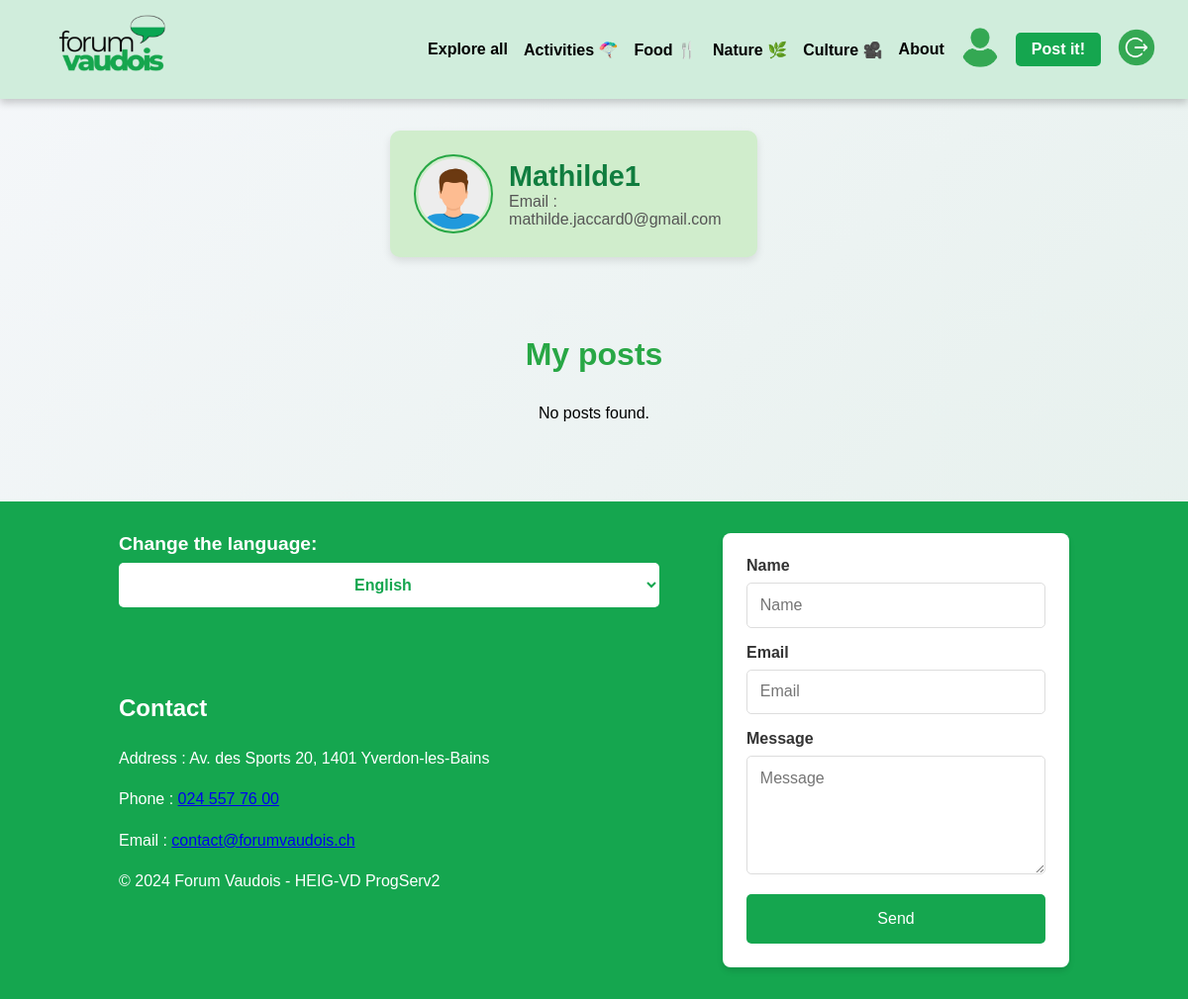
Page /pages/profil.php (signed in) on the earlier database version.
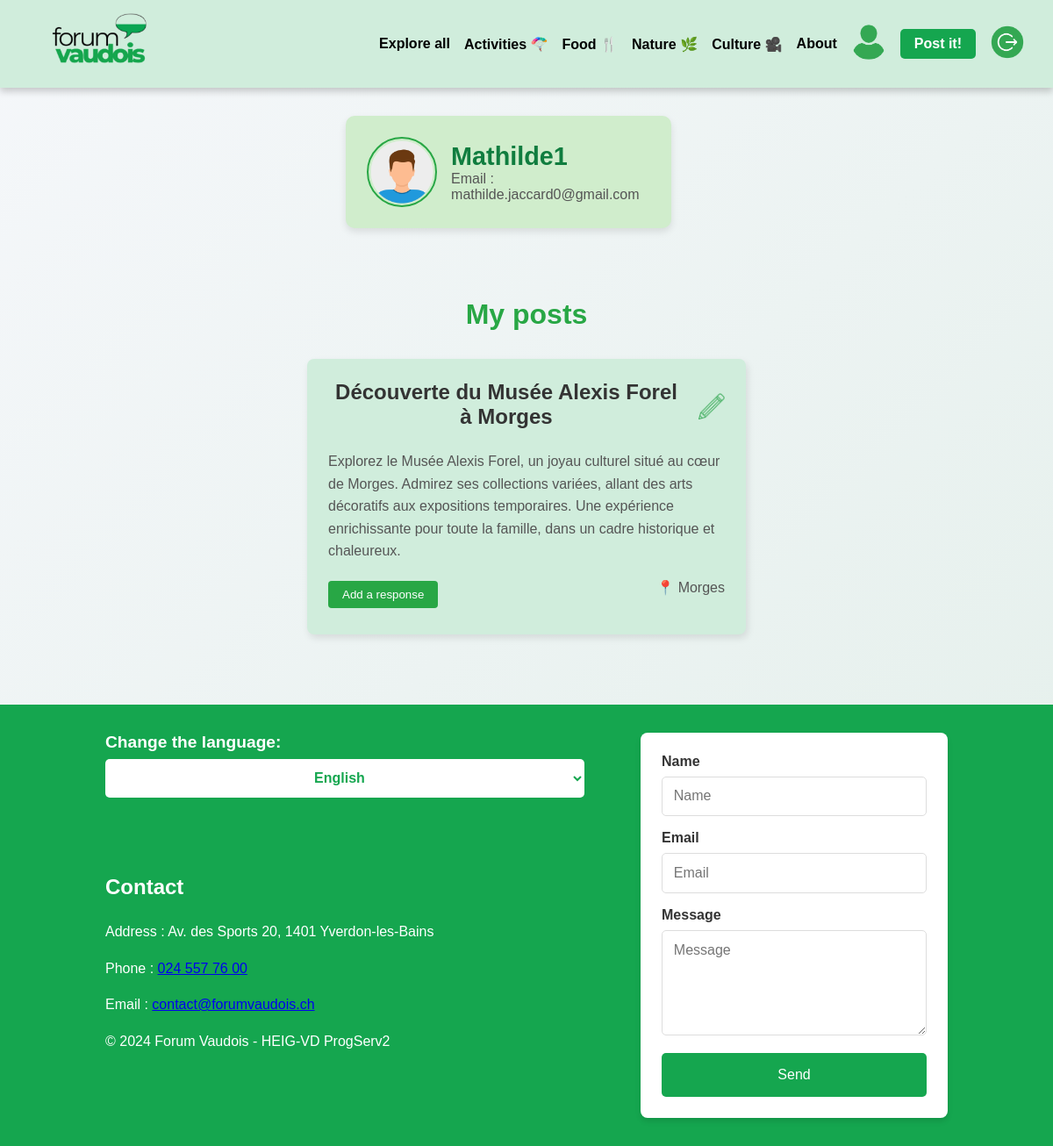
Same page on the later database version.
### tables this page shows
CREATE TABLE User (
    id INTEGER PRIMARY KEY AUTOINCREMENT,
    username TEXT NOT NULL UNIQUE,
    email TEXT NOT NULL UNIQUE,
    password TEXT NOT NULL,
    created_at DATETIME DEFAULT CURRENT_TIMESTAMP,
    token TEXT,
    isBlocked BOOLEAN DEFAULT 0,
    isVerified BOOLEAN DEFAULT 0
);

CREATE TABLE Post (
    id INTEGER PRIMARY KEY AUTOINCREMENT,
    id_user INTEGER NOT NULL,
    id_city INTEGER NOT NULL,
    id_category INTEGER NOT NULL,
    title TEXT NOT NULL,
    text TEXT NOT NULL,
    budget REAL,
    address TEXT,
    created_at DATETIME DEFAULT CURRENT_TIMESTAMP,
    last_update DATETIME DEFAULT CURRENT_TIMESTAMP,
    FOREIGN KEY (id_user) REFERENCES User(id) ON DELETE CASCADE,
    FOREIGN KEY (id_city) REFERENCES City(id),
    FOREIGN KEY (id_category) REFERENCES Category(id)
);

### src/CRUDManager/DbManagerCRUD.php (called while the page is built, shortened)
<?php
class DbManagerCRUD implements I_ApiCRUD
{
    private $db;
    public function __construct()
    {
        $config = parse_ini_file(__DIR__ . '/../../config/db.ini');
        $basePath = dirname(__DIR__, 2);
        $dsn = str_replace('%BASE_PATH%', $basePath, $config['dsn']);
        $username = $config['username'];
        $password = $config['password'];
        $this->db = new \PDO($dsn, $username, $password);
    }
    public function getUserById(int $id): ?User
    {
        $sql = "SELECT * FROM user WHERE id = :id";
        $stmt = $this->db->prepare($sql);
        $stmt->bindParam('id', $id, \PDO::PARAM_STR);
        $stmt->execute();
        $userData = $stmt->fetchAll(\PDO::FETCH_ASSOC);
        $user = null;
        if ($userData) {
            $user = new User(
                $userData[0]["username"],
                $userData[0]["email"],
                $userData[0]["password"],
                $userData[0]["token"],
                $userData[0]["id"],
                $userData[0]["isBlocked"],
                $userData[0]["isVerified"]
            );
        }
        return $user;
    }
    public function getPostsByUser(int $id_user): array
    {
        $sql = "SELECT * FROM Post WHERE id_user = :id_user";
        $stmt = $this->db->prepare($sql);
        $stmt->bindParam('id_user', $id_user, \PDO::PARAM_INT);
        $stmt->execute();
        $posts = [];
        while ($row = $stmt->fetch(\PDO::FETCH_ASSOC)) {
            $posts[] = new Post(
                $row['title'],
                $row['text'],
                $row['budget'],
                $row['id_user'],
                $row['id_city'],
                $row['id_category'],
                new DateTime($row['created_at']),
                new DateTime($row['last_update']),
                $row['id'],
                $row['address']
            );
        }
        return $posts;
    }
}

### src/Entity/User.php (called while the page is built, shortened)
<?php
class User
{
    private string $username;
    private string $email;
    public function setUsername(string $username)
    {
        $options = "/^.{1,20}$/";
        $this->username = htmlspecialchars($username);
    }
    public function getUsername(): string
    {
        return $this->username;
    }
    public function setEmail(string $email)
    {
        if (filter_var($email, FILTER_VALIDATE_EMAIL)) {
            $this->email = $email;
        } else {
            throw new Exception('L\'adresse email n\'est pas valide.');
        }
    }
    public function getEmail(): string
    {
        return $this->email;
    }
}

### lang/lang_func.php (called while the page is built, shortened)
<?php
if (!function_exists('t')) {
    function t($key)
    {
        $language = getLanguage();
        $path = __DIR__ . DIRECTORY_SEPARATOR . "dictionaries" . DIRECTORY_SEPARATOR;
        $langFile = $path . "{$language}.php";
        $dictionary = require $langFile;
        return (array_key_exists($key, $dictionary))
            ? $dictionary[$key]
            : "[{$key}]";
    }
}
if (!function_exists('getLanguage')) {
    function getLanguage($defaultLanguage = 'fr')
    {
        $language = null;
        if (isset($_GET['lang'])) {
            $language = $_GET['lang'];
        } elseif (isset($_SESSION['LANG'])) {
            $language = $_SESSION['LANG'];
        } else {
            $language = getLanguageFromBrowser($defaultLanguage);
        }
        return $language;
    }
}
if (!function_exists('getLanguageFromBrowser')) {
    function getLanguageFromBrowser($defaultLanguage = 'fr')
    {
        $languages = [];
        if (isset($_SERVER['HTTP_ACCEPT_LANGUAGE'])) {
            preg_match_all(
                '/([a-z]{1,8}(-[a-z]{1,8})?)\s*(;\s*q\s*=\s*(1|0\.[0-9]+))?/i',
                $_SERVER['HTTP_ACCEPT_LANGUAGE'],
                $lang_parse
            );
            if (count($lang_parse[1])) {
                $languages = array_combine($lang_parse[1], $lang_parse[4]);
                foreach ($languages as $lang => $val) {
                    if ($val === '') {
                        $languages[$lang] = 1;
                    }
                }
                arsort($languages, SORT_NUMERIC);
            }
        }
        $supportedLanguages = getSupportedLanguages();
        foreach ($languages as $locale => $weighting) {
            $browserLanguage = strpos($locale, '-') !== false ? substr($locale, 0, 2) : $locale;
            if (in_array($browserLanguage, $supportedLanguages)) {
                return $browserLanguage;
            }
        }
        return $defaultLanguage;
    }
}
if (!function_exists('getSupportedLanguages')) {
    function getSupportedLanguages()
    {
        $path = __DIR__ . DIRECTORY_SEPARATOR . "dictionaries" . DIRECTORY_SEPARATOR;
        $files = glob($path . "*.php");
        $languages = [];
        foreach ($files as $file) {
            $languages[] = pathinfo($file, PATHINFO_FILENAME);
        }
        return $languages;
    }
}

### src/Entity/Post.php (called while the page is built, shortened)
<?php
class Post
{
    private int $id;
    private string $title;
    private string $text;
    private int $city;
    public function __construct(string $title, string $text, int $budget, int $author, int $city, int $category, DateTime $created_at, DateTime $last_update, int $id = 0, string $address = "")
    {
        $this->id = $id;
    }
    public function getId(): int
    {
        return $this->id;
    }
    public function setTitle(string $title): void
    {
        $this->title = htmlspecialchars($title);
    }
    public function getTitle(): string
    {
        return $this->title;
    }
    public function setText(string $text): void
    {
        $this->text = htmlspecialchars($text);
    }
    public function getText(): string
    {
        return $this->text;
    }
    public function setCity(int $city): void
    {
        $this->city = $city;
    }
    public function getCity(): int
    {
        return $this->city;
    }
}

### src/Entity/City.php (called while the page is built, shortened)
<?php
class City
{
    private $cityName;
    public function setCityName(string $cityName)
    {
        $options = "/^.{1,50}$/";
        $this->cityName = htmlspecialchars($cityName);
    }
    public function getCityName(): string
    {
        return $this->cityName;
    }
    public static function getCityById(int $id): City
    {
        $cityData = [
            1 => "Lausanne",
            3 => "Yverdon-les-Bains",
            2 => "Montreux",
            4 => "Vevey",
            5 => "Nyon",
            7 => "Renens",
            6 => "Morges"
        ];
        return new City($cityData[$id], $id);
    }
}

### pages/profil.php (the view, shortened to what the rows shown need)
<?php
require_once __DIR__ . '/../lang/lang_func.php';
$db = new DbManagerCRUD();
$loggedUserID = $_SESSION["id"];
$loggedUser = $db->getUserById($loggedUserID);
$posts = $db->getPostsByUser($loggedUserID);
?>
<!DOCTYPE html>
<html lang="en">
<head>
    <link rel="stylesheet" href="../assets/css/style.css?v=<?= time(); ?>">
</head>
<body>
    <div class="wrapper">
        <?php include '../components/header.php'; ?>
        <main class="profile-main">
<section class="profile-section">
    <div class="profile-header">
        <div class="profile-info">
            <h1><?= htmlspecialchars($loggedUser->getUsername()) ?></h1>
            <p><?= t('profile_email'); ?> <?= htmlspecialchars($loggedUser->getEmail()) ?></p>
        </div>
    </div>
</section>
<section class="profile-posts">
    <h2><?= t('profile_my_posts'); ?></h2>
    <div class="posts-container">
        <?php if (!empty($posts)): ?>
            <?php foreach ($posts as $post): ?>
                <div class="post-card">
    <div class="post-header">
        <h2><?= htmlspecialchars($post->getTitle()) ?></h2>
        <a href="updatePost.php?id_post=<?= htmlspecialchars($post->getId()) ?>" class="edit-icon" title="Modifier la publication">
    <img src="../assets/images/update.png" alt="Modifier" style="width: 30px; height: 30px;">
</a>
    </div>
    <p><?= htmlspecialchars($post->getText()) ?></p>
    <div class="post-footer">
        <button class="btn-response"><?= t('profile_add_response'); ?></button>
        <p class="post-location">
            📍 <?= htmlspecialchars(City::getCityById($post->getCity())->getCityName()) ?>
        </p>
    </div>
</div>
            <?php endforeach; ?>
        <?php else: ?>
            <p><?= t('profile_no_posts'); ?></p>
        <?php endif; ?>
    </div>
</section>
        </main>
    </div>
</body>
</html>

Differences in the rows shown:
added post: title "Découverte du Musée Alexis Forel à Morges", text "Explorez le Musée Alexis Forel, un joyau culturel situé au cœur de Morges. Admirez ses collections variées, allant des arts décoratifs aux expositions temporaires. Une expérience enrichissante pour toute la famille, dans un cadre historique et chaleureux.", id_city "Morges"
Other differences:
t('profile_no_posts'): "No posts found." → (not shown)
